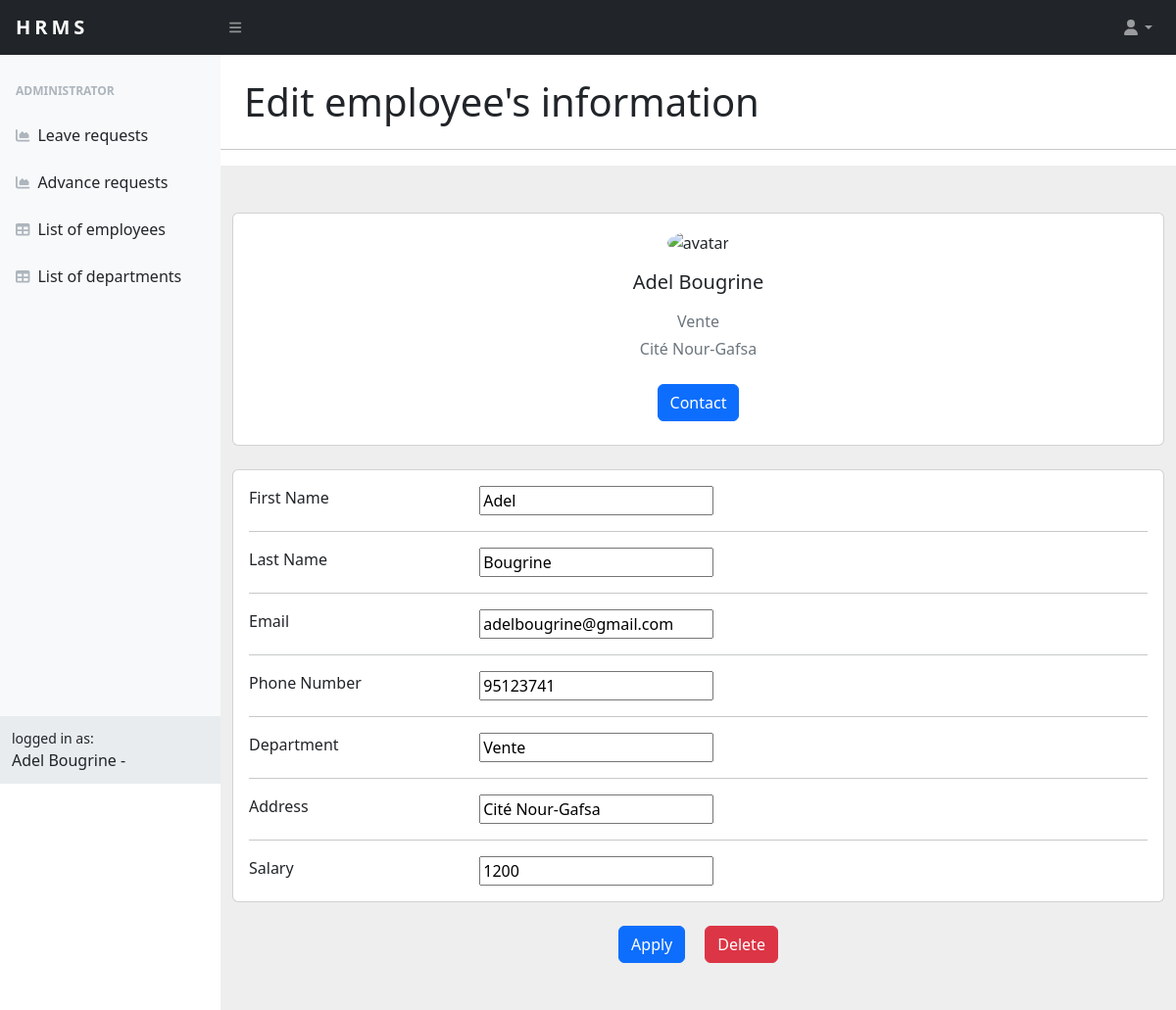
The page /admin/edit_employee/999666 (signed in) on the database as committed earlier.
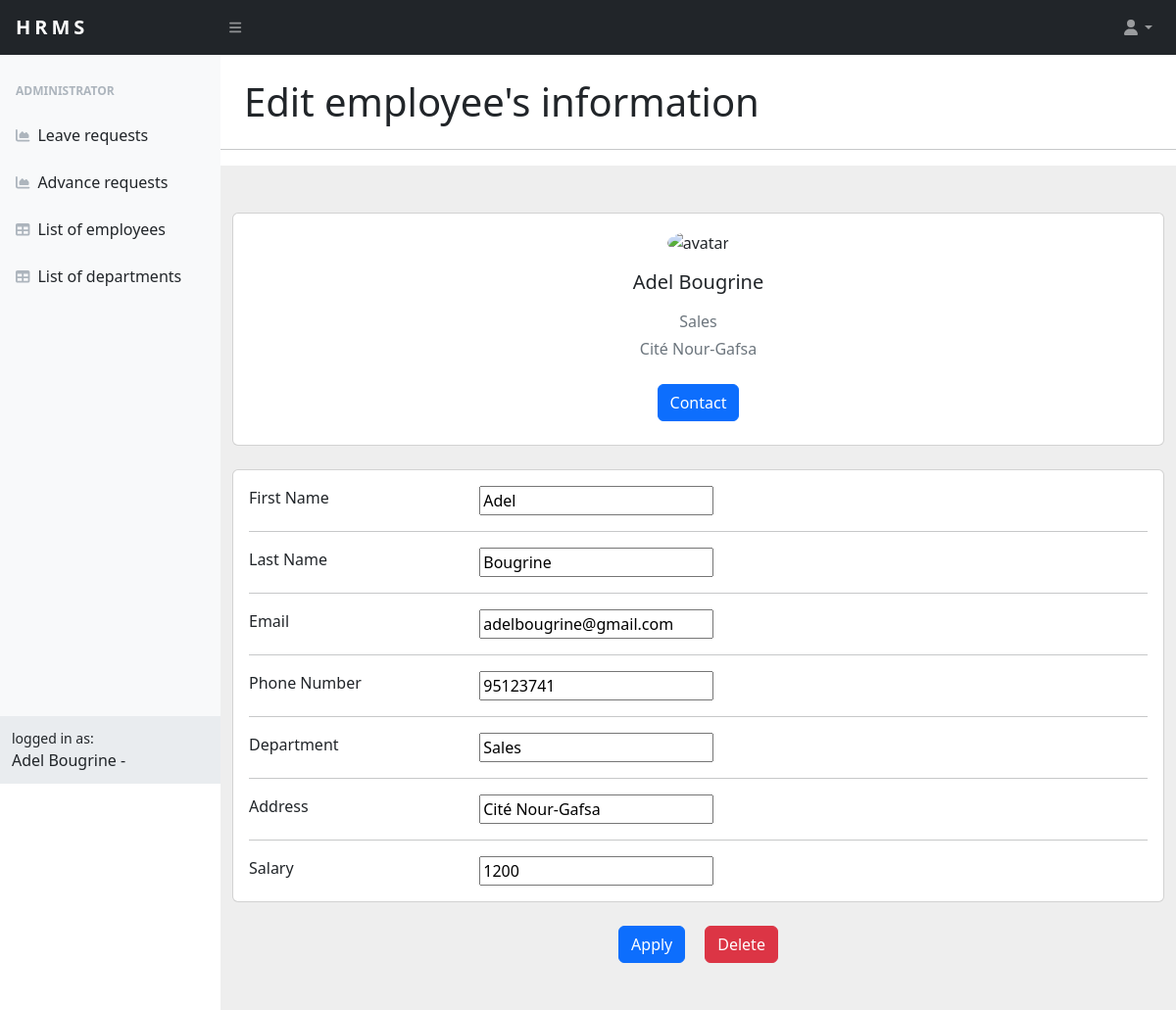
The same page on the database as committed later.
### src/models.py (models this page shows, shortened)
class User(UserMixin,db.Model):
    matricule = db.Column(db.Integer,db.ForeignKey('matricules.matricule'),primary_key=True) #cle etranger
    first_name = db.Column(db.String(20))
    last_name = db.Column(db.String(20))
    email = db.Column(db.String(100), unique=True)
    password = db.Column(db.String(100))
    dep_name = db.Column(db.Integer,db.ForeignKey('departements.name')) #cle etranger
    address = db.Column(db.String(100))
    phone = db.Column(db.Integer)
    salaire = db.Column(db.Integer)
    is_admin = db.Column(db.Boolean,db.ForeignKey('matricules.is_admin'))

### src/admin/routes.py (the view)
@admin.route("/edit_employee/<matricule>",methods=['POST','GET'])
@login_required
def edit_employee(matricule):
    result = AdminOnly()
    if result == False:
        return redirect(url_for('home.home'))
    if request.method == 'POST':
        if request.form['submit_b'] == "Apply":
            first_name = request.form["firstname"]
            last_name = request.form["lastname"]
            email = request.form["email"]
            address = request.form["address"]
            dep = request.form["dep"]
            phone = request.form["phone"]
            salary = request.form["salary"]
            user = User.query.filter_by(matricule=matricule).first()
            user.first_name = first_name
            user.last_name = last_name
            user.email = email
            user.address = address
            user.dep_name = dep
            user.phone = phone
            user.salaire = salary
            db.session.commit()
            flash("Account details have been saved successfully")
            return redirect(url_for('admin.edit_employee',matricule=matricule))
        if request.form['submit_b'] == "Delete":
            user = User.query.filter_by(matricule=matricule).first()
            db.session.delete(user)
            db.session.commit()
            flash("User account successfully deleted")
            return redirect(url_for('admin.list_employees'))
    else:
        user = User.query.filter_by(matricule = matricule).first()
        matricule = user.matricule
        firstname = user.first_name
        lastname = user.last_name
        email = user.email
        phone = user.phone
        dep = user.dep_name
        address = user.address
        salary = user.salaire
        return render_template('admin/edit.html',matricule=matricule,fullname = firstname + " " + lastname,firstname=firstname,lastname=lastname,email=email,phone=phone,address=address,dep = dep,salary=salary)

### src/admin/modules.py (called while the page is built)
def AdminOnly():
    matricule = current_user.matricule
    user = Matricules.query.filter_by(matricule=matricule).first()
    if user.is_admin == 0:
        flash("Administrative access only")
    return True if user.is_admin == 1 else False

### src/app.py (called while the page is built)
@login_manager.user_loader
def load_user(user_id):
    return User.query.get(int(user_id))

### src/templates/admin/edit.html (shortened to what the changed rows need)
{% extends "base.html" %}
{% block content %}
            <div id="layoutSidenav_content">
                <div class="container-fluid px-4">
                    <h1 class="mt-4">Edit employee's information</h1>
                </div>
                <section style="background-color: #eee;">
                    <div class="container py-5">
                      <div class="row">
                        <div class="col-lg">
                          <div class="card mb-4">
                            <div class="card-body text-center">
                              <img src="https://mdbcdn.b-cdn.net/img/Photos/new-templates/bootstrap-chat/ava3.webp" alt="avatar"
                                class="rounded-circle img-fluid" style="width: 150px;">
                              <h5 class="my-3">{{ fullname }}</h5>
                              <p class="text-muted mb-1">{{ dep }}</p>
                              <p class="text-muted mb-4">{{ address }}</p>
                              <div class="d-flex justify-content-center mb-2">
                                <a href="mailto: {{ email }}" target="_blank" class="btn btn-primary">Contact</a>
                              </div>
                            </div>
                          </div>
                      <form action="#" method="POST">
                        <div class="col-lg">
                          <div class="card mb-4">
                            <div class="card-body">
                              <div class="row">
                                <div class="col-sm-9">
                                  <input type="text" value="{{ firstname }}" name="firstname">
                                </div>
                              </div>
                              <div class="row">
                                <div class="col-sm-9">
                                  <input type="text" value="{{ lastname }}" name="lastname">
                                </div>
                              </div>
                              <div class="row">
                                <div class="col-sm-9">
                                  <input type="text" value="{{ email }}" name="email"/>
                                </div>
                              </div>
                              <div class="row">
                                <div class="col-sm-9">
                                  <input type="text" value="{{ phone }}" name="phone"/>
                                </div>
                              </div>
                              <div class="row">
                                <div class="col-sm-9">
                                  <input type="text" value="{{ dep }}" name="dep"/>                               </div>
                              </div>
                              <div class="row">
                                <div class="col-sm-9">
                                  <input type="text" value="{{ address }}" name="address"/>
                                </div>
                              </div>
                              <div class="row">
                                <div class="col-sm-9">
                                  <input type="text" value="{{ salary }}" name="salary"/>
                                </div>
                              </div>
                            </div>
                          </div>
                        </div>
                      </form>
                      </div>
                    </div>
                  </section>
            </div>
        </div>
{% endblock content %}

Rows that differ between the two databases and show on the page:
changed User "Cité Nour-Gafsa": dep_name "Vente" → "Sales"; dep "Vente" → "Sales"
